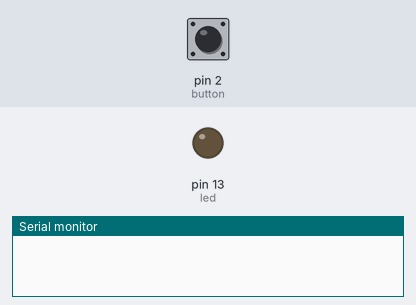
A sketch run on a simulated Arduino Uno, built with avr-gcc and run on an emulated ATmega328P. Parts: output pins drawn as LEDs (lit = HIGH), the last lines printed to the serial monitor. The inputs (shaded band) are chosen by the test bench; at power-on: pin 2 (button) HIGH.

Above: at 2.2 s.
2.3 s: pin 2 (button) pulled LOW for 0.15 s
At 2.38 s:
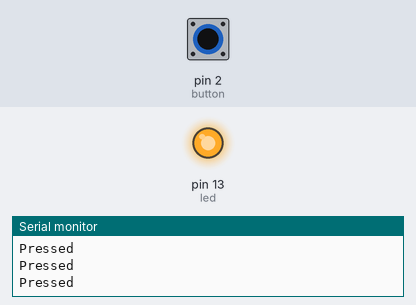
3.9 s: pin 2 (button) pulled LOW for 3.2 s
At 7.9 s:
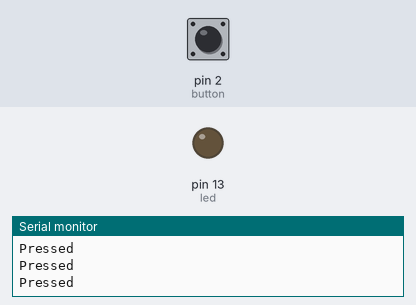
8.6 s: pin 2 (button) driven LOW
At 9.1 s:
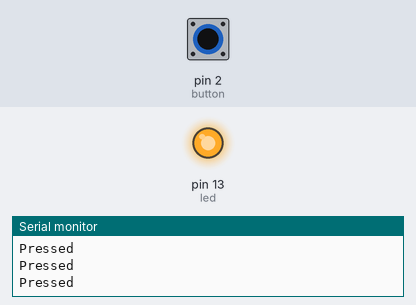
11.6 s: pin 2 (button) driven HIGH
At 12.3 s:
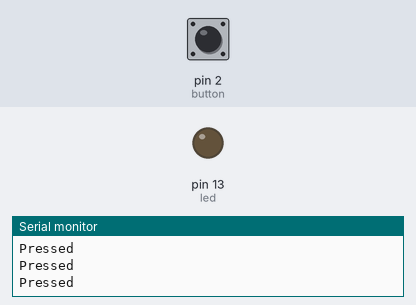
Timing chart, 0 to 14.1 s (numbered marks = the images above; inputs shaded):
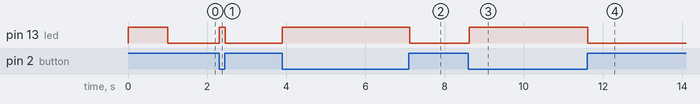

Measured:
- after the input at 2.3 s, pin 13 (led): LOW → HIGH at once, → LOW 0.16 s later
- after the input at 3.9 s, pin 13 (led): LOW → HIGH at once, → LOW 3.2 s later
- after the input at 8.6 s, pin 13 (led): LOW → HIGH at once
- after the input at 11.6 s, pin 13 (led): HIGH → LOW at once

The sketch:

arduino_file_toRead.ino
```cpp
int button = 2;
int led = 13;
float bright;


void setup() {
  Serial.begin(9600);     // opens serial port, sets data rate to 9600 bps
  pinMode(led, OUTPUT);
  pinMode(button, INPUT_PULLUP);

  digitalWrite(led, 255);
  delay(1000);
  digitalWrite(led, 0);
}

void loop() {
  // send data only when you receive data:
  if(digitalRead(button) == LOW) {
    digitalWrite(led, HIGH);
    Serial.println("Pressed");
  }
  else {
    digitalWrite(led, LOW);
  }
  delay(20);
}

void blinkLED(int numberOfTimes) {
  for (int i = 0; i < numberOfTimes; i++) {
    analogWrite(led, 255);
    delay(100);
    analogWrite(led, 0);
    delay(100);
  }
}
```
